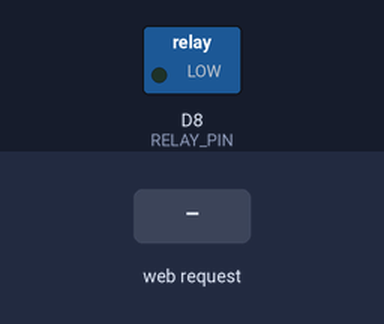
The sketch below on a simulated ESP8266 (NodeMCU). On the bench: switched loads named in the sketch (green lamp = pin HIGH). The inputs (shaded band) are chosen by the test bench. WiFi joins after 1.5 s; servers stay silent unless stated; what the sketch prints to the serial monitor is not drawn.

Above: at 2.8 s.
2.9 s: HTTP request GET /on received
At 3.7 s:
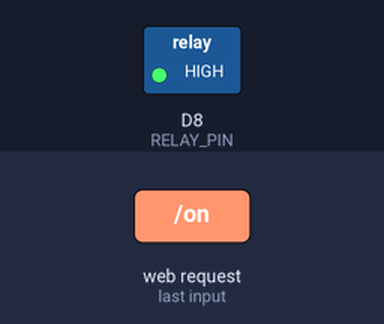
4.4 s: HTTP request GET /off received
At 4.8 s:
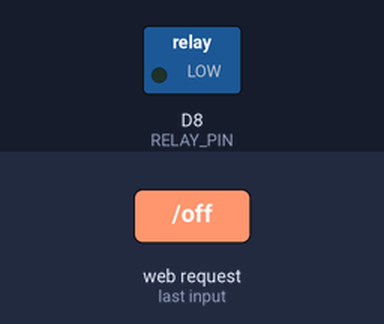
Timing chart, 0 to 7.4 s (numbered marks = the images above; inputs shaded):
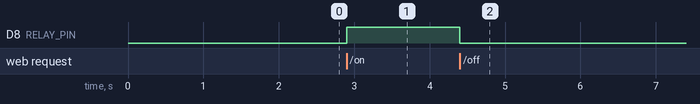

Measured:
- after the input at 2.9 s, D8 (RELAY_PIN): LOW → HIGH at once
- after the input at 4.4 s, D8 (RELAY_PIN): HIGH → LOW at once

The sketch:

IRCS.ino
```cpp
#include <ESP8266WiFi.h>
#include <ESP8266WebServer.h>
const char* ssid = "YOUR_WIFI_SSID";
const char* password = "YOUR_WIFI_PASSWORD";

const int RELAY_PIN = D8;

ESP8266WebServer server(80);

bool relayState = false;

void sendCorsHeaders() {
  server.sendHeader("Access-Control-Allow-Origin", "*");
  server.sendHeader("Access-Control-Allow-Methods", "GET, POST, OPTIONS");
  server.sendHeader("Access-Control-Allow-Headers", "*");
}

void handleRoot() {
  String html = R"rawliteral(
<!DOCTYPE html>
<html lang="en">
<head>
    <meta charset="UTF-8">
    <meta name="viewport" content="width=device-width, initial-scale=1.0">
    <title>IoT Remote Control Switch</title>
    <link href="https://fonts.googleapis.com/css2?family=Poppins:wght@300;400;600&display=swap" rel="stylesheet">
    <style>
        :root {
            --primary-bg-color: #374e71;
            --secondary-bg-color: #e3e7ed;
            --card-bg-color: #ffffff;

            --primary-text-color: #34495e;
            --secondary-text-color: #689699;

            --on-button-color: #1abc9c;
            --on-button-hover: #16a085;

            --off-button-color: #e74c3c;
            --off-button-hover: #c0392b;

            --status-on-color: #2ecc71;
            --status-off-color: #e74c3c;

            --shadow-light: 0 4px 15px rgba(0, 0, 0, 0.08);
            --shadow-dark: 0 8px 25px rgba(0, 0, 0, 0.15);
        }

        body {
            font-family: 'Poppins', sans-serif;
            display: flex;
            flex-direction: column;
            justify-content: center;
            align-items: center;
            min-height: 100vh;
            margin: 0;
            background-color: var(--primary-bg-color);
            color: var(--primary-text-color);
            overflow: hidden;
            position: relative;
        }

        body::before, body::after {
            content: '';
            position: absolute;
            border-radius: 50%;
            opacity: 0.1;
            filter: blur(50px);
        }

        body::before {
            width: 300px;
            height: 300px;
            background-color: var(--on-button-color);
            top: -100px;
            left: -100px;
        }

        body::after {
            width: 400px;
            height: 400px;
            background-color: var(--off-button-color);
            bottom: -150px;
            right: -150px;
        }

        .container {
            background-color: var(--card-bg-color);
            padding: 40px 30px;
            border-radius: 18px;
            box-shadow: var(--shadow-light);
            text-align: center;
            width: 90%;
            max-width: 350px;
            z-index: 10;
            position: relative;
            transform: translateY(0);
            transition: transform 0.3s ease-in-out;
        }

        .container:hover {
            transform: translateY(-5px);
            box-shadow: var(--shadow-dark);
        }

        h1 {
            color: var(--primary-text-color);
            margin-bottom: 30px;
            font-size: 2.2em;
            font-weight: 600;
        }

        .status-display, .status-indicator {
            display: none;
        }

        .button-group {
            display: flex;
            gap: 20px;
            justify-content: center;
            margin-bottom: 25px;
        }

        button {
            background-color: var(--on-button-color);
            color: white;
            padding: 15px 35px;
            border: none;
            border-radius: 10px;
            font-size: 1.2em;
            font-weight: 600;
            cursor: pointer;
            transition: background-color 0.3s ease, transform 0.2s ease, box-shadow 0.3s ease;
            flex: 1;
            box-shadow: 0 5px 15px rgba(0, 0, 0, 0.1);
        }

        button:hover {
            background-color: var(--on-button-hover);
            transform: translateY(-3px);
            box-shadow: 0 8px 20px rgba(0, 0, 0, 0.15);
        }

        button:active {
            transform: translateY(0);
            box-shadow: 0 3px 10px rgba(0, 0, 0, 0.1);
        }

        button.off-button {
            background-color: var(--off-button-color);
        }

        button.off-button:hover {
            background-color: var(--off-button-hover);
        }

        .message {
            display: none;
        }

        @media (max-width: 600px) {
            .container {
                padding: 30px 20px;
                max-width: 95%;
            }
            h1 {
                font-size: 1.8em;
            }
            .button-group {
                flex-direction: column;
                gap: 15px;
            }
            button {
                width: 100%;
                padding: 12px 25px;
                font-size: 1.1em;
            }
        }
    </style>
</head>
<body>
    <div class="container">
        <h1>IoT Remote Control Switch</h1>
        <div class="button-group">
            <button id="turnOnBtn">Turn On</button>
            <button id="turnOffBtn" class="off-button">Turn Off</button>
        </div>
    </div>

    <script>
        const turnOnBtn = document.getElementById('turnOnBtn');
        const turnOffBtn = document.getElementById('turnOffBtn');

        const NODEMCU_IP = window.location.origin;

        async function sendControlCommand(action) {
            try {
                const response = await fetch(`${NODEMCU_IP}/${action}`, { method: 'GET' });

                if (!response.ok) {
                    console.error(`Failed to send ${action} command. NodeMCU responded with an error:`, response.status);
                }
            } catch (error) {
                console.error(`Network error sending ${action} command to NodeMCU:`, error);
            }
        }

        turnOnBtn.addEventListener('click', () => sendControlCommand('on'));
        turnOffBtn.addEventListener('click', () => sendControlCommand('off'));
    </script>
</body>
</html>
)rawliteral";
  sendCorsHeaders();
  server.send(200, "text/html", html);
}

void handleOn() {
  digitalWrite(RELAY_PIN, HIGH);
  relayState = true;
  Serial.println("Relay ON");
  sendCorsHeaders();
  server.send(200, "application/json", "{\"status\":\"success\", \"new_status\":\"on\"}");
}

void handleOff() {
  digitalWrite(RELAY_PIN, LOW);
  relayState = false;
  Serial.println("Relay OFF");
  sendCorsHeaders();
  server.send(200, "application/json", "{\"status\":\"success\", \"new_status\":\"off\"}");
}

void handleStatus() {
  sendCorsHeaders();
  String state = relayState ? "on" : "off";
  Serial.print("Status requested: ");
  Serial.println(state);
  server.send(200, "application/json", "{\"status\":\"success\", \"new_status\":\"" + state + "\"}");
}

void handleNotFound() {
  sendCorsHeaders();
  server.send(404, "text/plain", "Not found");
}

void setup() {
  Serial.begin(115200);
  delay(100);
  Serial.println("\n--- NodeMCU Booting ---");
  Serial.print("Attempting to connect to WiFi: ");
  Serial.println(ssid);

  pinMode(RELAY_PIN, OUTPUT);
  digitalWrite(RELAY_PIN, LOW);
  relayState = false;

  WiFi.begin(ssid, password);

  int wifi_attempts = 0;
  while (WiFi.status() != WL_CONNECTED) {
    delay(500);
    Serial.print(".");
    wifi_attempts++;
    if (wifi_attempts > 20) {
      Serial.println("\n--- WiFi Connection Failed! ---");
      Serial.print("WiFi Status: ");
      Serial.println(WiFi.status());
      break;
    }
  }

  if (WiFi.status() == WL_CONNECTED) {
    Serial.println("\nConnected to WiFi successfully!");
    Serial.print("NodeMCU IP address: ");
    Serial.println(WiFi.localIP());
    server.on("/", handleRoot);
    server.on("/on", handleOn);
    server.on("/off", handleOff);
    server.on("/get_status", handleStatus);
    server.onNotFound(handleNotFound);
    server.begin();
    Serial.println("HTTP server started on NodeMCU.");
  } else {
    Serial.println("Failed to connect to WiFi. Web server not started.");
  }
}

void loop() {
  if (WiFi.status() == WL_CONNECTED) {
    server.handleClient();
  }
}
```
